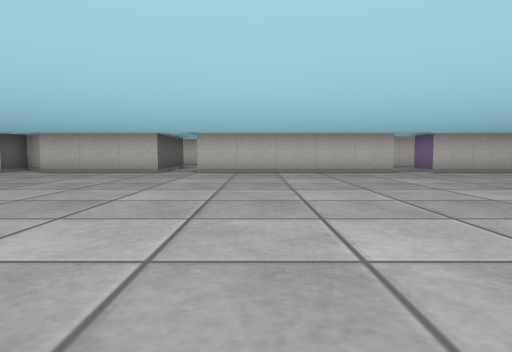
view 1 (above)

24 first-person views from a walk through a cub3D ray-caster map. The camera is about half as high as the walls, tilts 4° down and sees 75° across. The floor is counted in squares. Each view is taken from the middle of a square. On the plan, view 1 faces up. The plan holds only what a view shows up to about 9 squares ahead; the rest is blank.

view 2
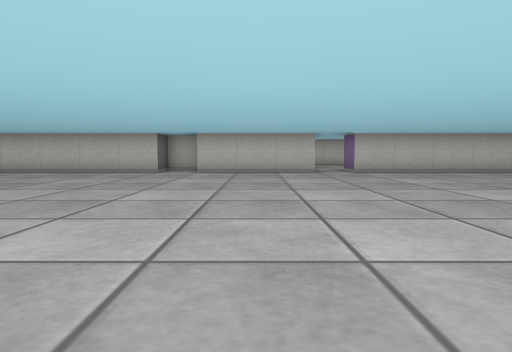

view 3
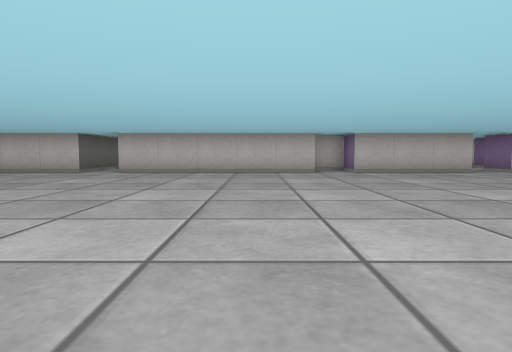

view 4
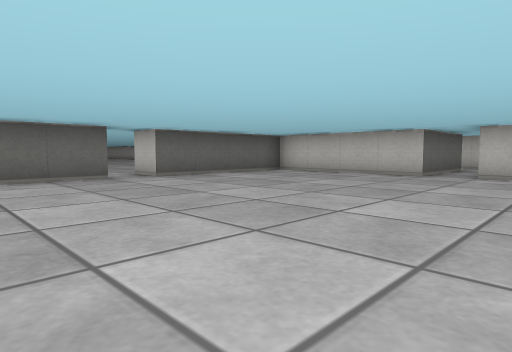

view 5
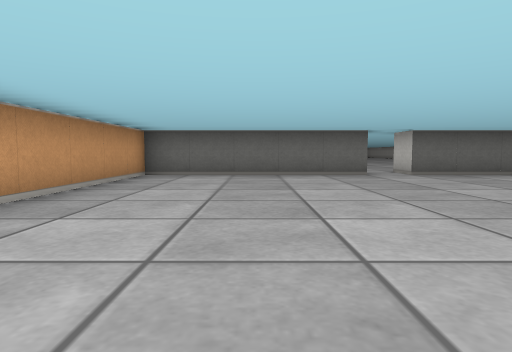

view 6
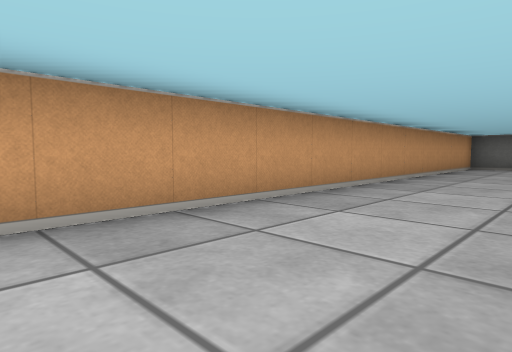

view 7
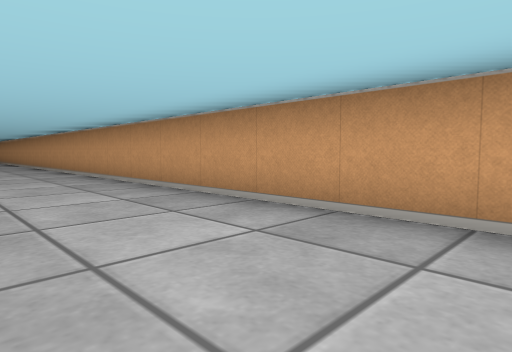

view 8
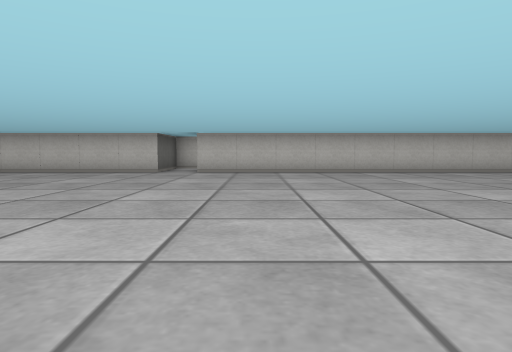

view 9
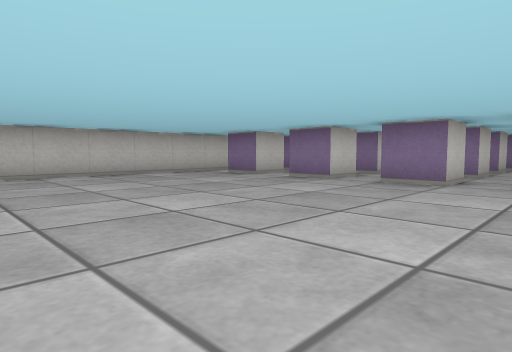

view 10
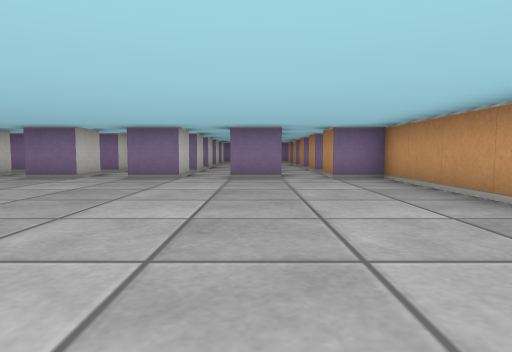

view 11
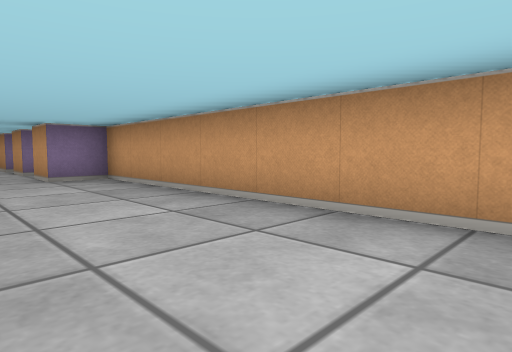

view 12
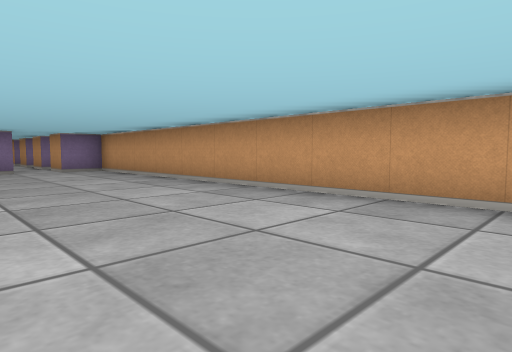

view 13
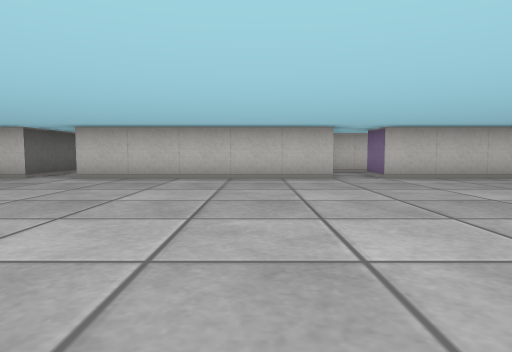

view 14
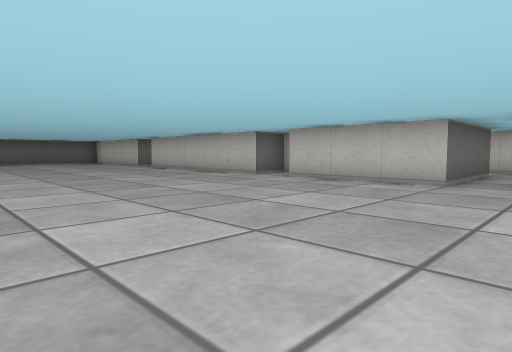

view 15
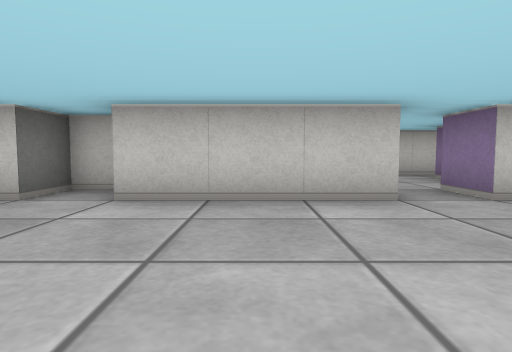

view 16
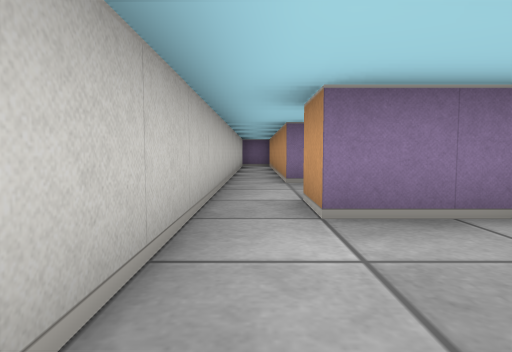

view 17
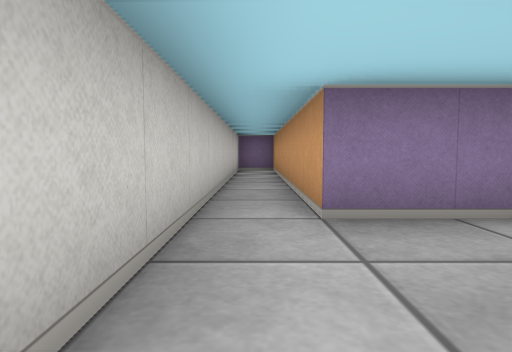

view 18
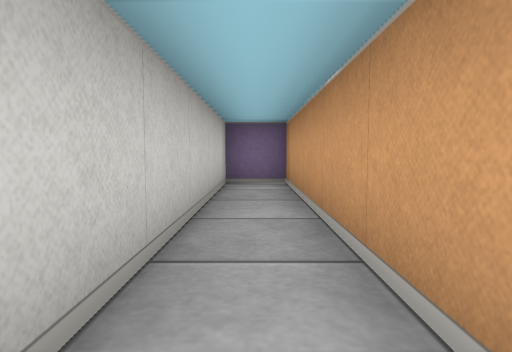

view 19
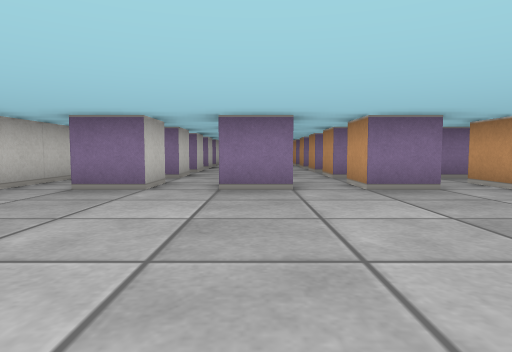

view 20
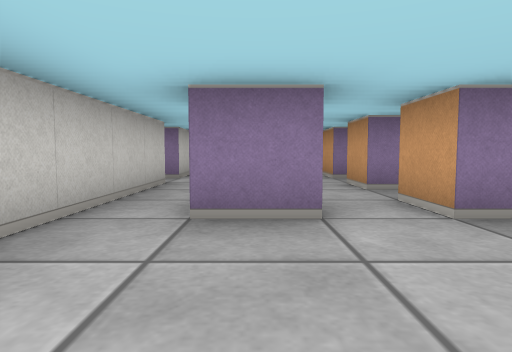

view 21
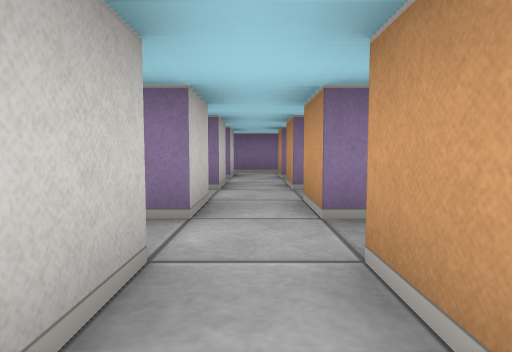

view 22
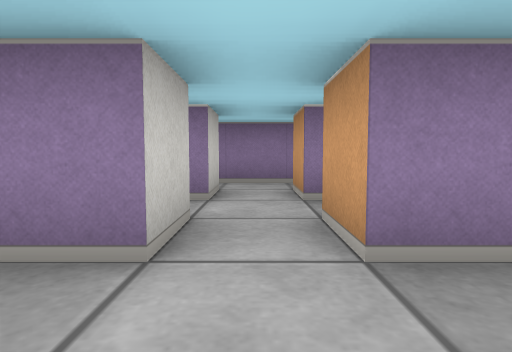

view 23
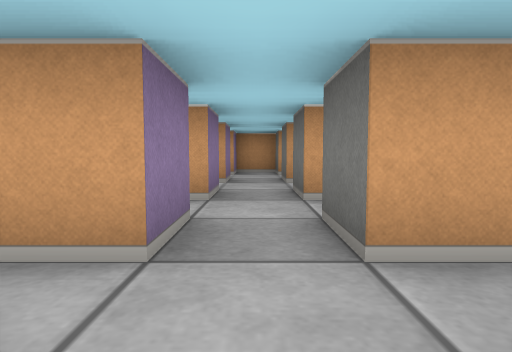

view 24
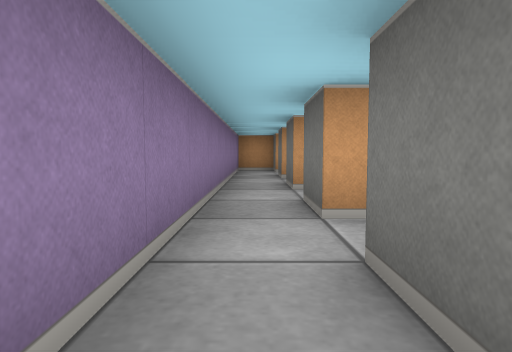

### Floor plan
Ten units are one square. View 1 is at (0, 0); x grows to the right and y downward. Boxes are objects, and circles mark ways between rooms. Rooms are numbered by the first view taken in them; rooms with no view inside come last. Other rooms are left out.
<svg viewBox="-180 -130 410 150">
<path fill="none" stroke="#000" d="M35 -91 35 -85 -15 -85 -15 -95M-25 -95 -25 -85 -55 -85 -55 -90M-59 -95 -65 -95 -65 -85 -115 -85M125 -4 125 -15 135 -15M135 -25 125 -25 125 -35 135 -35M136 -45 125 -45 125 -55 135 -55M135 -65 125 -65 125 -75M145 -8 145 -15M151 -45 145 -45 145 -55 155 -55M145 5 155 5M155 -25 145 -25 145 -35 155 -35M155 -65 145 -65 145 -72M155 -85 45 -85 45 -95M165 -55 175 -55M165 5 172 5M175 -25 165 -25 165 -35 170 -35M175 -65 165 -65 165 -69M175 -85 165 -85M-125 -112 -125 -85 -152 -85M185 -48 185 -55 195 -55 195 -45M195 -35 195 -25M195 -15 195 -5M195 -65 185 -65 185 -72M195 5 195 15 205 15 205 5 215 5M-165 -36 -165 15 125 15 125 5 135 5M205 -45 205 -55 215 -55 215 -45M205 -25 205 -35 215 -35 215 -25M-165 -72 -165 -45 -175 -45M205 -5 205 -15 215 -15 215 -8M215 -74 215 -65 205 -65M225 10 225 -74M-25 -115 -25 -95M-5 -100 -5 -115 5 -115M4 -125 -28 -125M25 -100 25 -115 95 -115 95 -125 4 -125"/>
<circle cx="-20" cy="-90" r="3" fill="#2a7"/>
<circle cx="0" cy="-120" r="3" fill="#2a7"/>
<text x="20" y="-40">1</text>
<text x="-20" y="-110">2</text>
<text x="40" y="-120">3</text>
</svg>
Room 1 opens to room 2. Room 2 opens to room 3.

Where each view was taken, in squares from view 1:
view 1: 0 up, 0 right, facing up
view 2: 0 up, 4 left, facing up
view 3: 0 up, 8 left, facing up
view 4: 1 up, 10 left, facing up-left
view 5: 1 up, 9 left, facing left
view 6: 1 up, 5 left, facing down-left
view 7: 1 up, 7 left, facing down-right
view 8: 0 up, 6 right, facing up
view 9: 1 up, 7 right, facing up-right
view 10: 1 up, 6 right, facing right
view 11: 1 up, 6 right, facing down-right
view 12: 2 up, 3 right, facing down-right
view 13: 2 up, 2 right, facing up
view 14: 3 up, 1 left, facing up-left
view 15: 5 up, 4 left, facing up
view 16: 12 up, 3 left, facing right
view 17: 12 up, 0 right, facing right
view 18: 12 up, 4 right, facing right
view 19: 5 up, 8 right, facing right
view 20: 7 up, 10 right, facing right
view 21: 6 up, 14 right, facing right
view 22: 6 up, 17 right, facing right
view 23: 7 up, 20 right, facing down
view 24: 8 up, 22 right, facing down
